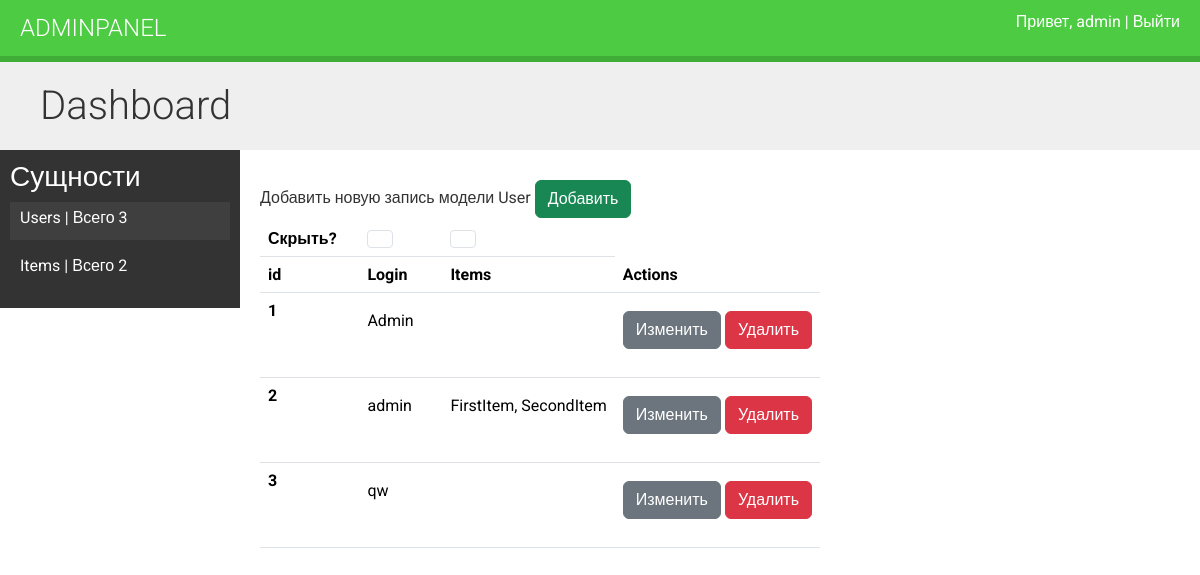
Screenshot of /users/ (signed in) with the database file from the repository.
### app/models.py (models this page shows, shortened)
class BaseModel(models.Model):
    created_at = models.DateTimeField(verbose_name='Время создания', auto_now_add=True)
    updated_at = models.DateTimeField(verbose_name='Время обновления', auto_now=True)
    class Meta:
        abstract = True

class CustomUser(AbstractUser, BaseModel):
    username = models.CharField(verbose_name='Логин', max_length=128, blank=False, null=False, unique=True)
    password = models.CharField(verbose_name="Пароль", max_length=128)
    last_login = ...
    first_name = ...
    last_name = ...
    date_joined = ...
    USERNAME_FIELD = "username"
    class Meta:
        db_table = 'users'

class Item(BaseModel):
    name = models.CharField(max_length=255, null=False, blank=False, verbose_name='Название')
    user = models.ForeignKey(CustomUser, on_delete=models.CASCADE, related_name='items', verbose_name='Пользователь', blank=True)

### app/user_views.py (the view)
# urls.py: path('users/', user_views.dashboard_users, name='users'),
@login_required
def dashboard_users(request):
    users, items = query_or_get_objects_from_cache()
    context = {
        'users': users,
        'items': items,
        'select': 'users'
    }
    return render(request, 'users.html', context=context)

### app/utils.py (called while the page is built)
def query_or_get_objects_from_cache() -> list[QuerySet]:
    users = cache.get('users')
    if not users:
        users = CustomUser.objects.all()
        cache.set('users', users)
    items = cache.get('items')
    if not items:
        items = Item.objects.all()
        cache.set('items', items)
    return [users, items]

### app/templates/users.html (shortened to what this page needs)
{% extends "dashboard.html" %}
{% block mainblock %}
<div class="module">
    Добавить новую запись модели User
    <a href="{% url "app:create_user" %}" class="btn btn-success">Добавить</a>
    <table class="table">
        <thead>
            <tr>
              <th scope="col">Скрыть?</th>
              <th scope="col"><input class="form-check-input" onclick="toggleColumn('col1')" type="checkbox" value="" id="flexCheckDefault"></button></th>
              <th scope="col"><input class="form-check-input" onclick="toggleColumn('col2')" type="checkbox" value="" id="flexCheckDefault"></button></th>
            </tr>
          </thead>
        <thead>
          <tr>
            <th scope="col">id</th>
            <th scope="col">Login</th>
            <th scope="col">Items</th>
            <th scope="col">Actions</th>
          </tr>
        </thead>
        <tbody>
            {% for user in users %}
            <tr>
                <th scope="row" class='fit'>{{user.id}}</th>
                <td class='fit'><p class='col1 fit'>{{user.username}}</p></td>
                <td class=' fit'>
                    <p class='fit col2'>
                        {% for item in items %}
                        {% if item.user == user %}
                            {% if forloop.last %}
                                {{item.name}}
                            {% else %}
                                {{item.name}},
                            {% endif %}
                        {% endif %}
                    {%empty%}
                        Нет значений
                    {% endfor %}
                    </p>
                </td>
                <td class='fit'>
                    <p class='fit'>
                        <a href="{% url "app:edit_user" user.id%}" class="btn btn-secondary">Изменить</a>
                        <a href="{% url "app:delete_user" user.id %}" class="btn btn-danger">Удалить</a>
                    </p>
                </td>
            </tr>
            {% endfor %}
</div>
{% endblock mainblock %}

### app/templates/base.html (shortened to what this page needs)
{% load bootstrap5 %}
{% bootstrap_css %}
{% load static %}
<!DOCTYPE html>
<html>
<head>
<link href="{% static "css/base.css" %}" rel="stylesheet">
</head>
<body>
    <div id="header">
        <a href="/" class="logo">AdminPanel</a>
        <ul class="menu">
        {% if request.user.is_authenticated %}
        <li><a href="{% url "app:logout" %}">Привет, {{request.user.username}} | Выйти</a></li>
        {% else %}
            <li><a href="{% url "app:login" %}">Войти</a></li>
        {% endif %}
        </ul>
    </div>
    <div id="content">
        {% block content %}
        {% endblock %}
        {% block mainblock %}{% endblock mainblock %}
    </div>
</body>
</html>

### app/static/css/base.css (style rules this page uses)
body { margin:0; font-family:'Roboto', sans-serif; font-weight:400; color:#333; }
a { color:#3fad37; text-decoration:none; }
ul { float:left; }
.module { padding:10px 20px; float:left; width:600px; }
.module p { margin:10px 0 20px; width:100%; float:left; }
#header { background:#4dcc43; overflow:auto; padding:10px 20px; border-bottom:6px solid #3fad37; }
#header .logo { text-decoration:none; font-family:'Roboto', sans-serif; font-weight:300; text-transform:uppercase; font-size:24px; color:#fff; float:left; }
#header a { color:#fff; }
#header .menu { list-style:none; float:right; margin:0; padding:0; }
input, select, textarea { border:1px solid #ccc; border-bottom:3px solid #ccc; padding:8px 12px; font-size:16px; font-family:'Roboto', sans-serif; float:left; clear:both; width:300px; }

### app/templates/users.html (style rules this page uses)
td.fit, th.fit { width: 25%; white-space: nowrap; }

### rows the page displays
CustomUser: user.username "admin", id "2", username "admin"
CustomUser: id "1", username "Admin"
Item: name "FirstItem"
Item: name "SecondItem"
CustomUser: id "3", username "qw"

### other values shown
{{ users.count }} "3"
{{ items.count }} "2"
